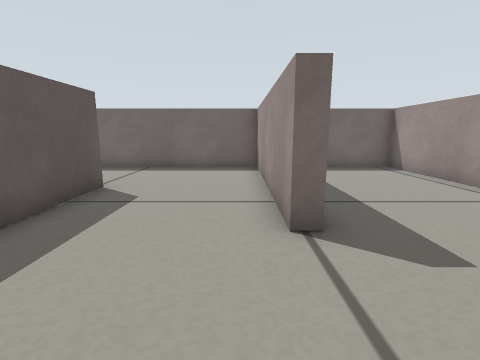
View 1 (above)

13 first-person views from a walk through a world built for the Gazebo simulator. The camera is 0.29 m above the floor, tilts 10° down and sees 85° across. The floor is counted in squares, 0.2 m on a side. Each view is taken from the middle of a square. On the plan, view 1 faces up. The plan holds only what a view shows up to about 13 squares ahead; the rest is blank.

View 2
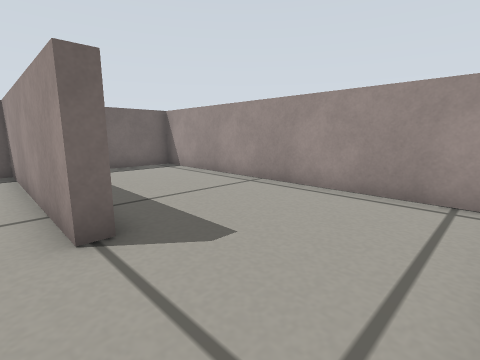

View 3
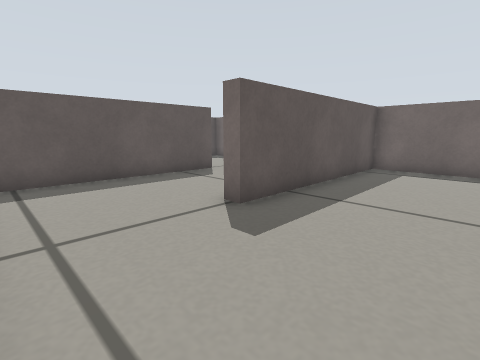

View 4
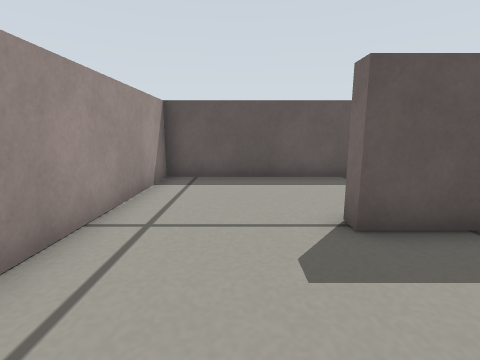

View 5
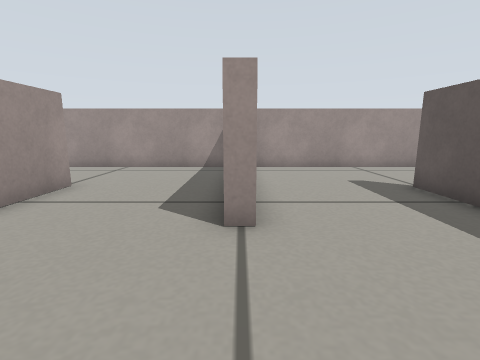

View 6
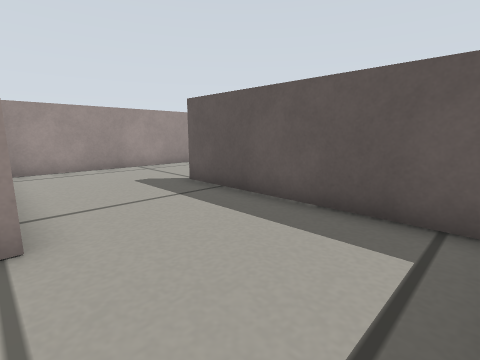

View 7
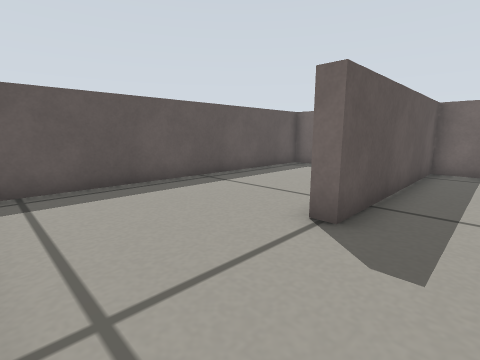

View 8
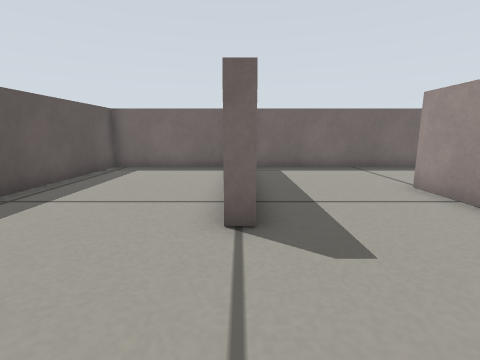

View 9
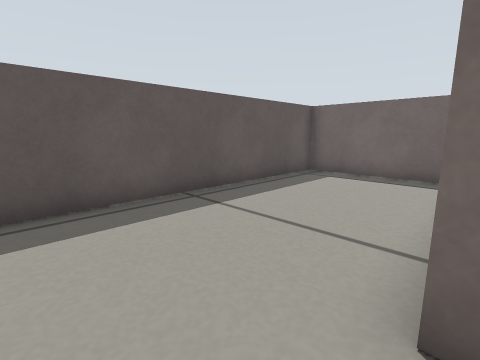

View 10
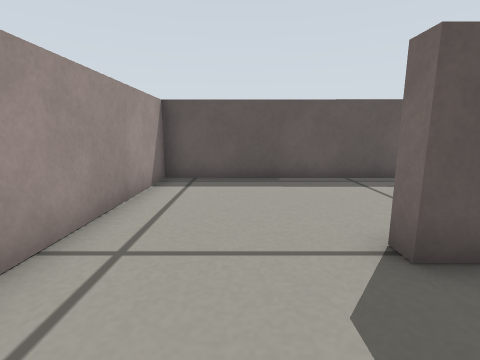

View 11
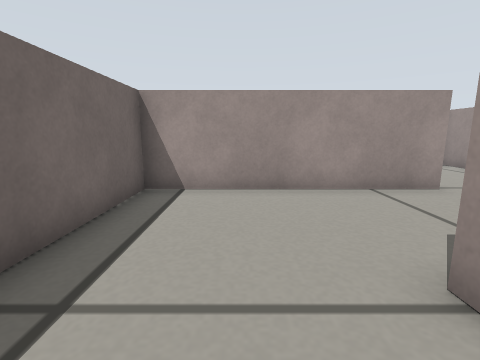

View 12
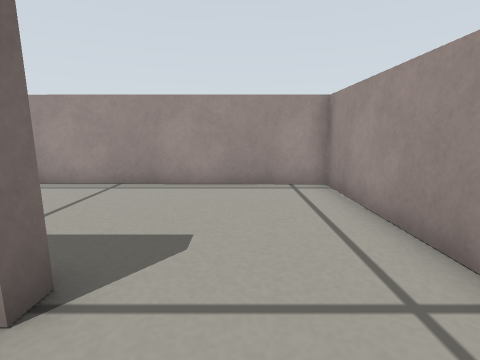

View 13
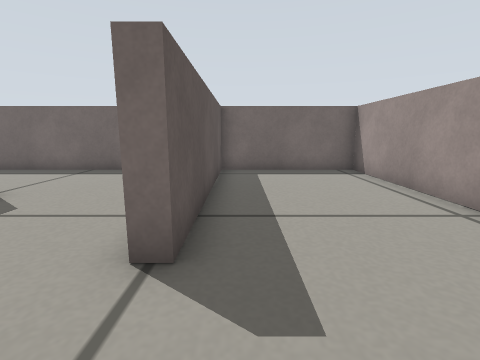

### Floor plan
Points are (right, up) in squares from view 1. A wall is a line through its corners. A room is listed if a view was taken in it or the views show most of it. See-through windows are left out.
Room 1 (views 1, 2, 5, 6, 12)
walls: (-4.2, 7) (-3.7, 7) (-3.7, -0.5) (1.5, -0.5); (1.3, 3.7) (0.7, 3.7) (0.7, 11.5) (-4.5, 11.5)
ways out: opening at (1, 1.5) to room 2; opening at (-4, 9.5) to room 3
Room 2 (views 3, 4, 13)
walls: (1.5, -0.5) (6.5, -0.5) (6.6, 11.5) (1.3, 11.5) (1.3, 3.7)
ways out: opening at (1, 1.5) to room 1
Room 3 (views 7, 8, 9, 10, 11)
walls: (-4.2, 5) (-4.2, 7); (-9.6, -0.5) (-4.6, -0.5); (-4.5, 11.5) (-8.8, 11.5) (-8.8, 4) (-9.3, 4)
ways out: opening at (-4, 9.5) to room 1; opening at (-9, 1.5) to room 4
Room 4 (no view inside)
walls: (-9.6, 11.5) (-14.5, 11.5) (-14.6, -0.5) (-9.6, -0.5)
ways out: opening at (-9, 1.5) to room 3

Positions as (right, up) in squares from view 1, and headings:
1: (0, 0), facing up
2: (0, 0), facing up-right
3: (5, 0), facing up-left
4: (5, 2), facing left
5: (-4, 11), facing down
6: (-4, 11), facing down-left
7: (-7, 0), facing up-left
8: (-9, 0), facing up
9: (-9, 2), facing up-left
10: (-6, 2), facing left
11: (-6, 9), facing right
12: (-1, 2), facing right
13: (2, 1), facing up
